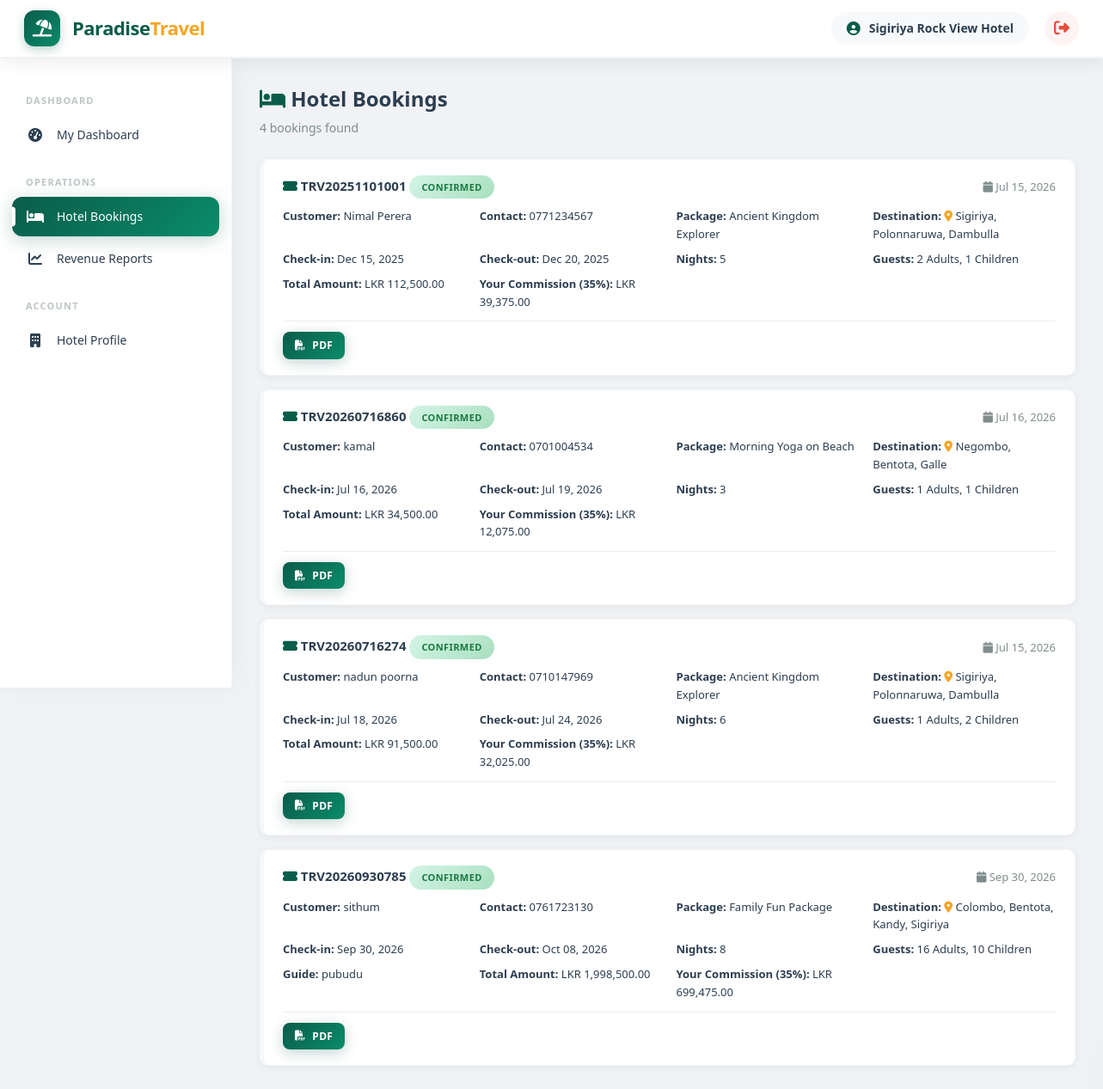
/traval-system/customer/bookings.php (signed in), run on the app's committed database.
### tables this page shows
CREATE TABLE `bookings` (
  `id` int(11) NOT NULL,
  `booking_no` varchar(50) NOT NULL,
  `customer_id` int(11) NOT NULL,
  `package_id` int(11) NOT NULL,
  `guide_id` int(11) DEFAULT NULL,
  `hotel_id` int(11) DEFAULT NULL,
  `start_date` date NOT NULL,
  `end_date` date NOT NULL,
  `adults` int(11) DEFAULT 1,
  `children` int(11) DEFAULT 0,
  `total_amount` decimal(10,2) NOT NULL,
  `paid_amount` decimal(10,2) DEFAULT 0.00,
  `status` enum('pending','confirmed','cancelled','completed') DEFAULT 'pending',
  `payment_status` enum('pending','partial','paid') DEFAULT 'pending',
  `special_requests` text DEFAULT NULL,
  `created_at` timestamp NOT NULL DEFAULT current_timestamp()
);

CREATE TABLE `users` (
  `id` int(11) NOT NULL,
  `name` varchar(100) NOT NULL,
  `email` varchar(100) NOT NULL,
  `password` varchar(255) NOT NULL,
  `phone` varchar(20) DEFAULT NULL,
  `role` enum('admin','customer','guide','hotel') DEFAULT 'customer',
  `profile_image` varchar(255) DEFAULT NULL,
  `status` enum('active','inactive') DEFAULT 'active',
  `created_at` timestamp NOT NULL DEFAULT current_timestamp(),
  `updated_at` timestamp NOT NULL DEFAULT current_timestamp() ON UPDATE current_timestamp()
);

CREATE TABLE `packages` (
  `id` int(11) NOT NULL,
  `name` varchar(200) NOT NULL,
  `destination` varchar(200) NOT NULL,
  `duration_days` int(11) NOT NULL,
  `duration_nights` int(11) NOT NULL,
  `price` decimal(10,2) NOT NULL,
  `description` text DEFAULT NULL,
  `included_services` text DEFAULT NULL,
  `max_people` int(11) DEFAULT 10,
  `image_url` varchar(500) DEFAULT NULL,
  `package_code` varchar(20) DEFAULT NULL,
  `category` varchar(50) DEFAULT 'General',
  `difficulty_level` enum('Easy','Medium','Hard') DEFAULT 'Easy',
  `meeting_point` varchar(255) DEFAULT NULL,
  `best_season` varchar(100) DEFAULT NULL,
  `languages` varchar(100) DEFAULT NULL,
  `highlights` text DEFAULT NULL,
  `latitude` varchar(50) DEFAULT NULL,
  `longitude` varchar(50) DEFAULT NULL,
  `weather_info` text DEFAULT NULL,
  `status` enum('active','inactive','archived') DEFAULT 'active',
  `created_by` int(11) DEFAULT NULL,
  `created_at` timestamp NOT NULL DEFAULT current_timestamp(),
  `updated_at` timestamp NOT NULL DEFAULT current_timestamp() ON UPDATE current_timestamp()
);

### traval-system/config/database.php (called while the page is built, shortened)
<?php
function formatCurrency($amount) {
    return 'LKR ' . number_format($amount, 2);
}
function getStatusBadge($status) {
    $colors = [
        'pending'    => 'warning',
        'confirmed'  => 'success',
        'cancelled'  => 'danger',
        'completed'  => 'info',
        'active'     => 'success',
        'inactive'   => 'danger',
        'available'  => 'success',
        'busy'       => 'warning',
        'off'        => 'danger',
        'paid'       => 'success',
        'partial'    => 'warning'
    ];
    return $colors[$status] ?? 'secondary';
}
?>

### traval-system/customer/bookings.php (the view, shortened to what this page needs)
<?php
require_once '../config/database.php';
$role = $_SESSION['user_role'];
$user_id = $_SESSION['user_id'];
$sql = "";
$params = [];
if ($role === 'customer') {
    $sql = "SELECT b.*, p.name as package_name, p.image_url, p.destination,
                   g.name as guide_name, hp.hotel_name,
                   (SELECT COUNT(*) FROM feedback f WHERE f.booking_id = b.id AND f.customer_id = b.customer_id) as feedback_exists
            FROM bookings b
            JOIN packages p ON b.package_id = p.id
            LEFT JOIN users g ON b.guide_id = g.id
            LEFT JOIN hotel_profiles hp ON b.hotel_id = hp.id
            WHERE b.customer_id = ?
            ORDER BY b.created_at DESC";
    $params = [$user_id];
} elseif ($role === 'hotel') {
    $sql = "SELECT b.*, u.name as customer_name, u.email, u.phone,
                   p.name as package_name, p.destination,
                   g.name as guide_name,
                   (SELECT COUNT(*) FROM feedback f WHERE f.booking_id = b.id) as feedback_exists
            FROM bookings b
            JOIN users u ON b.customer_id = u.id
            JOIN packages p ON b.package_id = p.id
            LEFT JOIN users g ON b.guide_id = g.id
            WHERE b.hotel_id = ?
            ORDER BY
                CASE
                    WHEN b.status = 'confirmed' AND b.start_date >= CURDATE() THEN 1
                    WHEN b.status = 'confirmed' AND b.start_date < CURDATE() THEN 2
                    WHEN b.status = 'pending' THEN 3
                    WHEN b.status = 'completed' THEN 4
                    WHEN b.status = 'cancelled' THEN 5
                END,
                b.start_date ASC";
    $params = [$user_id];
}
$stmt = $pdo->prepare($sql);
$stmt->execute($params);
$bookings = $stmt->fetchAll();
include '../includes/header.php';
?>
<div style="display:flex; justify-content:space-between; align-items:center; margin-bottom:24px; flex-wrap:wrap; gap:12px;">
    <div>
        <h2 style="font-size:24px; font-weight:700; color:var(--dark);">
            <?php if ($role === 'customer'): ?>
                <i class="fas fa-suitcase" style="color:var(--primary);"></i> My Bookings
            <?php elseif ($role === 'guide'): ?>
                <i class="fas fa-route" style="color:var(--primary);"></i> My Assignments
            <?php elseif ($role === 'hotel'): ?>
                <i class="fas fa-bed" style="color:var(--primary);"></i> Hotel Bookings
            <?php endif; ?>
        </h2>
        <p style="color:var(--gray); font-size:14px; margin-top:4px;">
            <?php echo count($bookings); ?> bookings found
        </p>
    </div>
</div>
<?php if (empty($bookings)): ?>
<div class="card" style="padding:60px 20px; text-align:center;">
    <div style="max-width:400px; margin:0 auto;">
        <div style="font-size:80px; color:var(--primary-light); margin-bottom:20px;">
            <?php if ($role === 'customer'): ?>
                <i class="fas fa-suitcase"></i>
            <?php elseif ($role === 'guide'): ?>
                <i class="fas fa-route"></i>
            <?php elseif ($role === 'hotel'): ?>
                <i class="fas fa-bed"></i>
            <?php endif; ?>
        </div>
        <h3 style="font-size:22px; font-weight:700; color:var(--dark); margin-bottom:10px;">
            <?php if ($role === 'customer'): ?>
                No bookings yet.
            <?php elseif ($role === 'guide'): ?>
                No assignments yet.
            <?php elseif ($role === 'hotel'): ?>
                No hotel bookings yet.
            <?php endif; ?>
        </h3>
        <p style="color:var(--gray); font-size:15px; margin-bottom:25px;">
            <?php if ($role === 'customer'): ?>
                Start exploring our amazing tour packages!
            <?php elseif ($role === 'guide'): ?>
                You will be assigned to tours soon.
            <?php elseif ($role === 'hotel'): ?>
                Bookings will appear here when customers reserve your hotel.
            <?php endif; ?>
        </p>
        <?php if ($role === 'customer'): ?>
            <a href="packages.php" class="btn btn-primary" style="padding:12px 32px;">
                <i class="fas fa-search"></i> Browse Packages
            </a>
        <?php endif; ?>
    </div>
</div>
<?php else: ?>
<?php foreach ($bookings as $b): ?>
<div class="booking-card">
    <div class="booking-header">
        <div>
            <span class="booking-no">
                <i class="fas fa-ticket-alt" style="color:var(--primary);"></i>
                <?php echo htmlspecialchars($b['booking_no']); ?>
            </span>
            <span class="badge badge-<?php echo getStatusBadge($b['status']); ?>">
                <?php echo ucfirst($b['status']); ?>
            </span>
        </div>
        <div style="font-size:13px; color:var(--gray);">
            <i class="fas fa-calendar"></i>
            <?php echo date('M d, Y', strtotime($b['created_at'])); ?>
        </div>
    </div>
    <?php if ($role === 'customer'): ?>
        <div style="display:grid; grid-template-columns:repeat(auto-fit, minmax(180px, 1fr)); gap:8px 16px; margin:10px 0; font-size:13px;">
            <div><strong>Package:</strong> <?php echo htmlspecialchars($b['package_name']); ?></div>
            <div><strong>Destination:</strong> <i class="fas fa-map-marker-alt" style="color:var(--secondary);"></i> <?php echo htmlspecialchars($b['destination']); ?></div>
            <div><strong>Dates:</strong> <?php echo date('M d', strtotime($b['start_date'])); ?> - <?php echo date('M d, Y', strtotime($b['end_date'])); ?></div>
            <div><strong>Guests:</strong> <?php echo $b['adults']; ?> Adults, <?php echo $b['children']; ?> Children</div>
            <div><strong>Total:</strong> <?php echo formatCurrency($b['total_amount']); ?></div>
            <div><strong>Paid:</strong> <?php echo formatCurrency($b['paid_amount']); ?></div>
            <?php if ($b['guide_name']): ?>
            <div><strong>Guide:</strong> <?php echo htmlspecialchars($b['guide_name']); ?></div>
            <?php endif; ?>
            <?php if ($b['hotel_name']): ?>
            <div><strong>Hotel:</strong> <?php echo htmlspecialchars($b['hotel_name']); ?></div>
            <?php endif; ?>
        </div>
    <?php elseif ($role === 'hotel'): ?>
        <div style="display:grid; grid-template-columns:repeat(auto-fit, minmax(180px, 1fr)); gap:8px 16px; margin:10px 0; font-size:13px;">
            <div><strong>Customer:</strong> <?php echo htmlspecialchars($b['customer_name']); ?></div>
            <div><strong>Contact:</strong> <?php echo htmlspecialchars($b['phone']); ?></div>
            <div><strong>Package:</strong> <?php echo htmlspecialchars($b['package_name']); ?></div>
            <div><strong>Destination:</strong> <i class="fas fa-map-marker-alt" style="color:var(--secondary);"></i> <?php echo htmlspecialchars($b['destination']); ?></div>
            <div><strong>Check-in:</strong> <?php echo date('M d, Y', strtotime($b['start_date'])); ?></div>
            <div><strong>Check-out:</strong> <?php echo date('M d, Y', strtotime($b['end_date'])); ?></div>
            <?php
            $nights = ceil((strtotime($b['end_date']) - strtotime($b['start_date'])) / 86400);
            ?>
            <div><strong>Nights:</strong> <?php echo $nights; ?></div>
            <div><strong>Guests:</strong> <?php echo $b['adults']; ?> Adults, <?php echo $b['children']; ?> Children</div>
            <?php if ($b['guide_name']): ?>
            <div><strong>Guide:</strong> <?php echo htmlspecialchars($b['guide_name']); ?></div>
            <?php endif; ?>
            <div><strong>Total Amount:</strong> <?php echo formatCurrency($b['total_amount']); ?></div>
            <?php
            $commission = $b['total_amount'] * 0.35;
            ?>
            <div><strong>Your Commission (35%):</strong> <?php echo formatCurrency($commission); ?></div>
        </div>
    <?php endif; ?>
    <div class="booking-actions">
        <a href="../generate_pdf.php?booking_id=<?php echo $b['id']; ?>" target="_blank" class="btn btn-primary btn-sm">
            <i class="fas fa-file-pdf"></i> PDF
        </a>
    </div>
</div>
<?php endforeach; ?>
<?php endif; ?>
<?php include '../includes/footer.php'; ?>

### traval-system/config/assets/css/style.css (style rules this page uses)
:root { --primary: #0a5c4a; --primary-dark: #084b3c; --primary-light: #e8f5f0; --primary-gradient: linear-gradient(135deg, #0a5c4a, #0a8c6a); --secondary: #f5a623; --secondary-dark: #d4890a; --secondary-light: #fdebd0; --danger: #e74c3c; --success: #27ae60; --warning: #f39c12; --info: #3498db; --light: #f8f9fa; --dark: #2c3e50; --gray: #7f8c8d; --gray-light: #e2e8f0; --white: #ffffff; --body-bg: #f0f2f5; --shadow: 0 2px 10px rgba(0,0,0,0.06); --shadow-md: 0 4px 20px rgba(0,0,0,0.08); --shadow-lg: 0 8px 40px rgba(0,0,0,0.12); --shadow-xl: 0 15px 60px rgba(0,0,0,0.15); --radius: 10px; --radius-lg: 16px; --radius-xl: 24px; --transition: all 0.3s cubic-bezier(0.4, 0, 0.2, 1); --transition-slow: all 0.5s cubic-bezier(0.4, 0, 0.2, 1); --font-family: 'Segoe UI', 'Poppins', system-ui, -apple-system, sans-serif; }
* { margin: 0; padding: 0; box-sizing: border-box; }
body { font-family: var(--font-family); background: var(--body-bg); overflow-x: hidden; color: var(--dark); line-height: 1.6; }
a { text-decoration: none; color: inherit; }
.badge { display: inline-block; padding: 5px 14px; border-radius: 30px; font-size: 11px; font-weight: 700; letter-spacing: 0.4px; text-transform: uppercase; transition: var(--transition); }
.badge-success { background: linear-gradient(135deg, #d4f5e6, #a9dfbf); color: #1a7a42; }
.btn { display: inline-flex; align-items: center; gap: 8px; padding: 10px 24px; border: none; border-radius: 12px; font-size: 13px; font-weight: 700; cursor: pointer; transition: var(--transition); text-decoration: none; letter-spacing: 0.3px; font-family: var(--font-family); }
.btn-primary { background: var(--primary-gradient); color: var(--white); box-shadow: 0 4px 15px rgba(10, 92, 74, 0.25); }
.btn-sm { padding: 6px 14px; font-size: 12px; border-radius: 8px; }
.booking-card { background: var(--white); border-radius: var(--radius); padding: 18px 22px; margin-bottom: 16px; box-shadow: var(--shadow); border-left: 5px solid var(--primary); transition: var(--transition); border: 1px solid rgba(10, 92, 74, 0.04); border-left-width: 5px; }
.booking-card .booking-header { display: flex; justify-content: space-between; flex-wrap: wrap; margin-bottom: 10px; align-items: center; }
.booking-card .booking-header .booking-no { font-weight: 700; font-size: 15px; color: var(--dark); }
.booking-card .booking-actions { margin-top: 14px; display: flex; flex-wrap: wrap; gap: 10px; }

### traval-system/customer/bookings.php (style rules this page uses)
.booking-actions { display: flex !important; flex-wrap: wrap !important; gap: 8px !important; margin-top: 12px !important; padding-top: 12px !important; border-top: 1px solid #e8edf0 !important; }
.booking-actions .btn { font-size: 12px !important; padding: 6px 14px !important; border-radius: 8px !important; }

### data on the page
bookings: booking_no "TRV20251101001", status "CONFIRMED", created_at "Jul 15, 2026", customer.name "Nimal Perera", customer.phone "0771234567", package.name "Ancient Kingdom Explorer", package.destination "Sigiriya, Polonnaruwa, Dambulla", start_date "Dec 15, 2025", end_date "Dec 20, 2025", nights "5", adults "2", children "1", total_amount "LKR 112,500.00", total_amount "LKR 39,375.00"
bookings: booking_no "TRV20260716860", status "CONFIRMED", created_at "Jul 16, 2026", customer.name "kamal", customer.phone "0701004534", package.name "Morning Yoga on Beach", package.destination "Negombo, Bentota, Galle", start_date "Jul 16, 2026", end_date "Jul 19, 2026", nights "3", adults "1", children "1", total_amount "LKR 34,500.00", total_amount "LKR 12,075.00"
bookings: booking_no "TRV20260716274", status "CONFIRMED", created_at "Jul 15, 2026", customer.name "nadun poorna", customer.phone "0710147969", package.name "Ancient Kingdom Explorer", package.destination "Sigiriya, Polonnaruwa, Dambulla", start_date "Jul 18, 2026", end_date "Jul 24, 2026", nights "6", adults "1", children "2", total_amount "LKR 91,500.00", total_amount "LKR 32,025.00"
bookings: booking_no "TRV20260930785", status "CONFIRMED", created_at "Sep 30, 2026", customer.name "sithum", customer.phone "0761723130", package.name "Family Fun Package", package.destination "Colombo, Bentota, Kandy, Sigiriya", start_date "Sep 30, 2026", end_date "Oct 08, 2026", nights "8", adults "16", children "10", guide.name "pubudu", total_amount "LKR 1,998,500.00", total_amount "LKR 699,475.00"

### other printed values
$_SESSION['user_name'] "Sigiriya Rock View Hotel"
count($bookings) "4"
